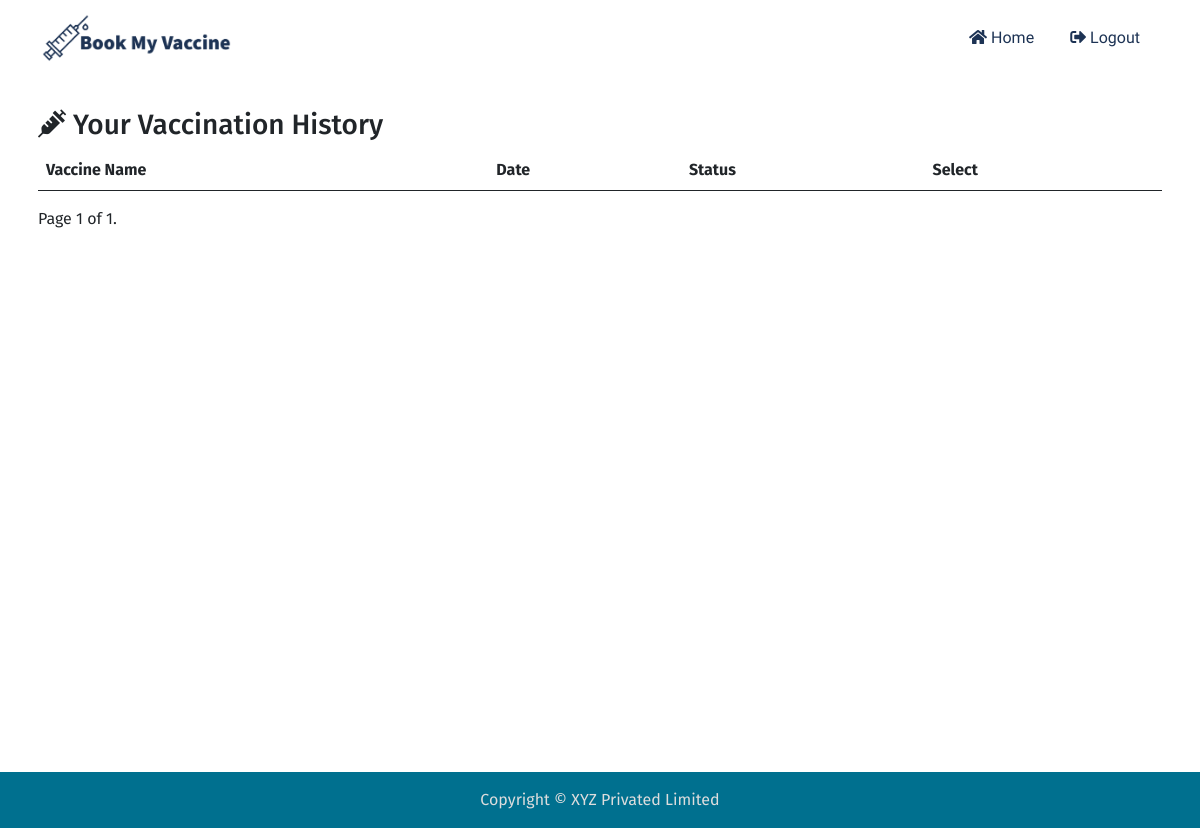
Page /vaccination/ (signed in) on the earlier database version.
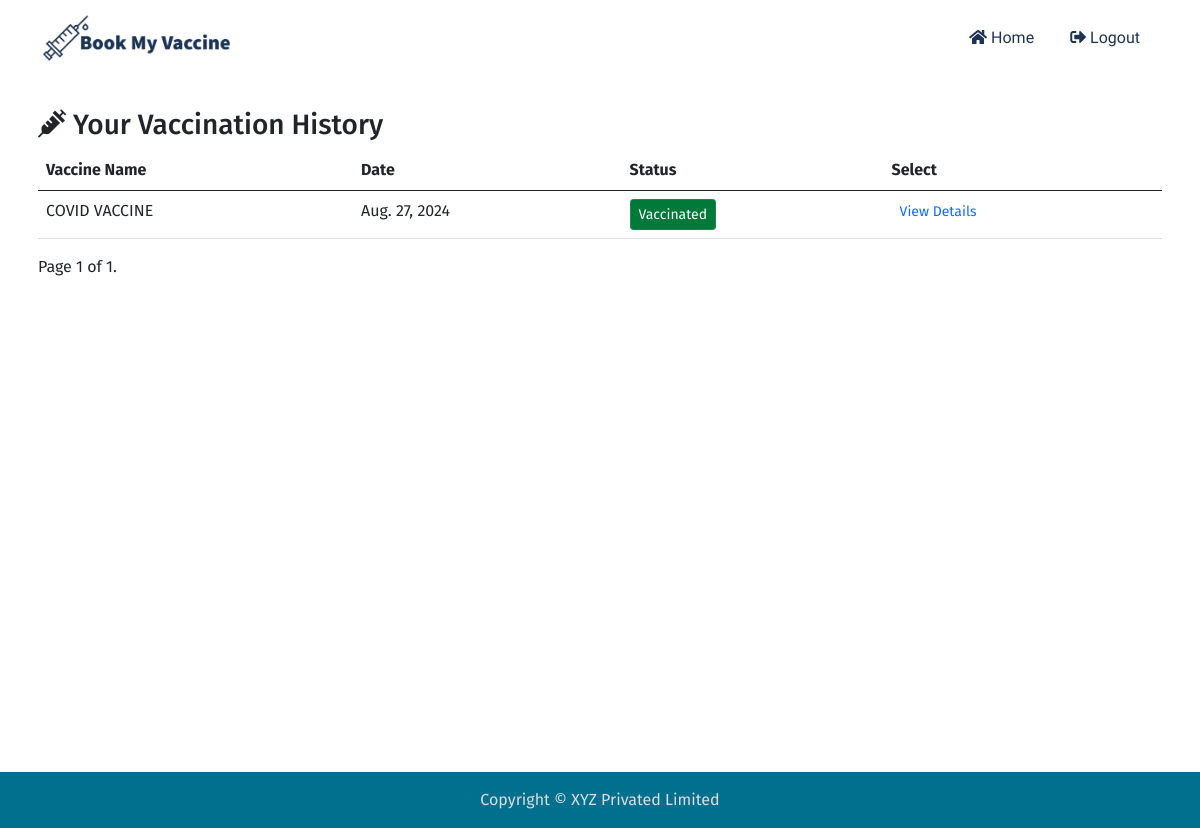
Same page on the later database version.
### vaccination/models.py (models this page shows, shortened)
class Vaccination(models.Model):
    patient = models.ForeignKey(User, related_name="patient", on_delete=models.CASCADE)
    campaign = models.ForeignKey(Campaign, on_delete=models.CASCADE)
    slot = models.ForeignKey(Slot, on_delete=models.CASCADE)
    date = models.DateField(null=True, blank=True)
    is_Vaccinated = models.BooleanField(default=False)
    updated_by = models.ForeignKey(User, null=True, blank=True, on_delete=models.CASCADE)
    updated_on = models.DateTimeField(auto_now=True, )

### campaign/models.py (models this page shows, shortened)
class Campaign(models.Model):
    center = models.ForeignKey(Center, on_delete=models.CASCADE)
    vaccine = models.ForeignKey(Vaccine, on_delete=models.CASCADE)
    start_date = models.DateField(null=True)
    end_date = models.DateField(null=True)
    agents = models.ManyToManyField(User, blank=True)

class Slot(models.Model):
    campaign = models.ForeignKey(Campaign, on_delete=models.CASCADE)
    date = models.DateField(null=True, blank= True)
    start_time = models.TimeField(null=True, blank=True)
    end_time = models.TimeField(null=True, blank=True)
    maximum_capacity = models.IntegerField(default=0, null=True, blank=True)
    reserved = models.IntegerField(default=0, null=True, blank=True)

### vaccine/models.py (models this page shows, shortened)
class Vaccine(models.Model):
    name = models.CharField("Vaccine Name", max_length=32)
    description = models.TextField(max_length=1024)
    numbre_of_doses = models.IntegerField(default=1)
    interval = models.IntegerField(default=0, help_text="please provide interval in days")
    storage_temprature = models.IntegerField(null=True, blank=True, help_text="provide temprature in celcius")
    minimum_age = models.IntegerField(default=0)

### vaccination/views.py (the view)
# urls.py: path("", views.Vaccination_List.as_view(), name="vaccination_list"),
class Vaccination_List(LoginRequiredMixin, generic.ListView):
    model = Vaccination
    template_name = "vaccination/vaccination_list.html"
    paginate_by = 10
    ordering = ["id"]
    def get_queryset(self):
        return super().get_queryset().filter(patient = self.request.user)

### vaccination/templates/vaccination/vaccination_list.html (shortened to what this page needs)
{% extends 'mysite/base.html' %}
{% block content %}
<div class="mt-3">
  <div class="d-flex align-items-center justify-content-between">
    <h3 class="text-center"><i class="fas fa-syringe"></i> Your Vaccination History</h3>
  </div>
  <table class="table table-hover">
    <thead>
      <tr>
        <th scope="col">Vaccine Name</th>
        <th scope="col">Date</th>
        <th scope="col">Status</th>
        <th scope="col">Select</th>
      </tr>
    </thead>
    <tbody>
      {% for vaccination in object_list %}
        <tr>
            <td>{{ vaccination.campaign.vaccine.name|upper }}</a></td>
            <td>{{ vaccination.slot.date }}</td>
            <td>
                {% if vaccination.is_Vaccinated %}
                    <button class="btn btn-sm btn-success">Vaccinated</button>
                {% else %}
                    <button class="btn btn-sm btn-primary">Scheduled</button>
                {% endif %}
            </td>
            <td><a href="{% url 'vaccination:vaccination_details' vaccination.id  %}" class="btn-sm btn-outline-primary">View Details</a></td>
        </tr>
      {% endfor %}
    </tbody>
  </table>
  {% include "components/pagination.html" %}
</div>
{% endblock content %}

Differences in the rows shown:
added Vaccination: campaign.vaccine.name "COVID VACCINE", slot "Aug. 27, 2024", is_Vaccinated "Vaccinated"
